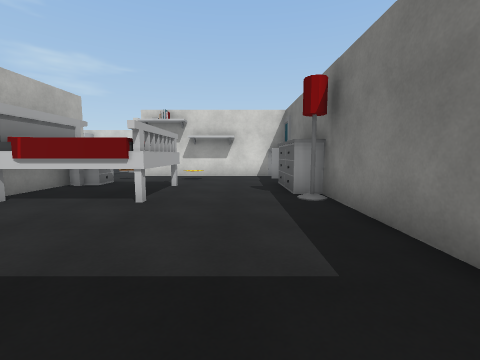
[1] (above)

16 first-person views from a walk through a 3-D level made in the Unity game engine. The camera is 1.3 m above the floor, tilts 6° down and sees 90° across. The floor is counted in squares, 1.34 m on a side. Each view is taken from the middle of a square. On the plan, view 1 faces up. The plan holds only what a view shows up to about 10 squares ahead; the rest is blank. The place goes on beyond the plan. The player is left out. Some animated figures are left out. Some surface patterns are stand-ins.

[2]
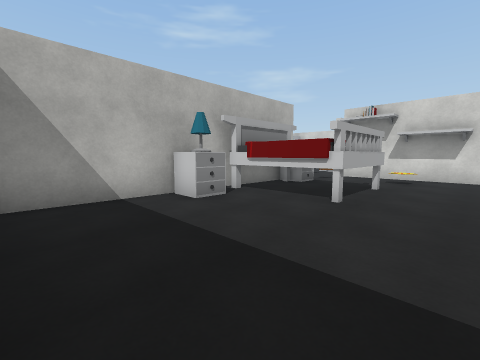

[3]
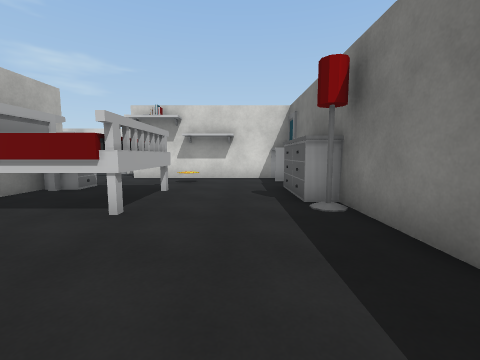

[4]
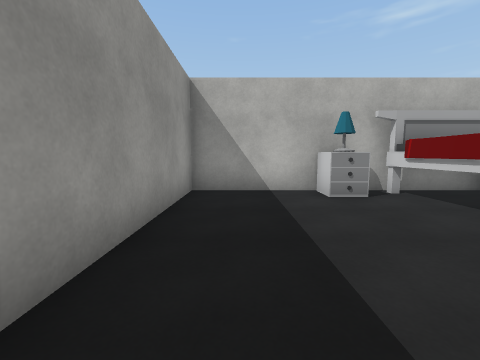

[5]
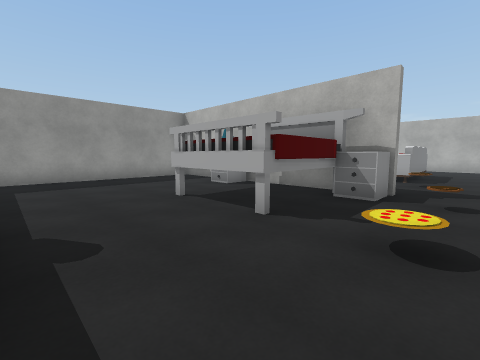

[6]
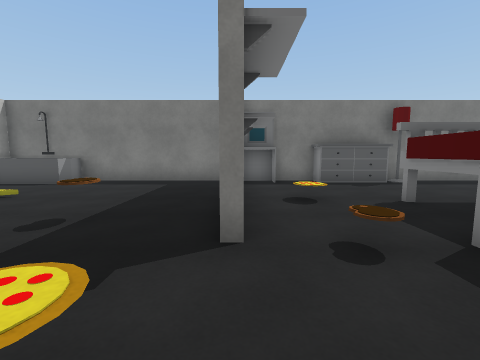

[7]
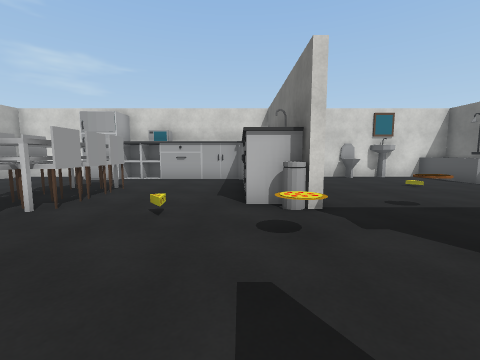

[8]
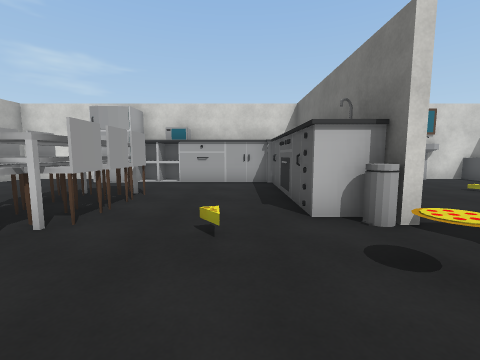

[9]
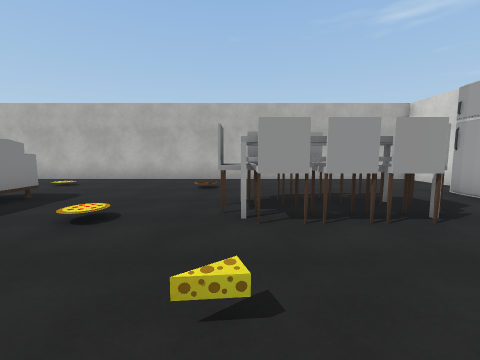

[10]
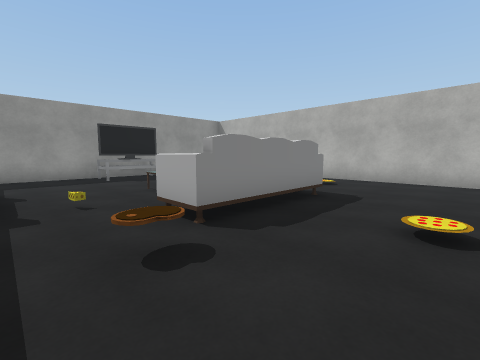

[11]
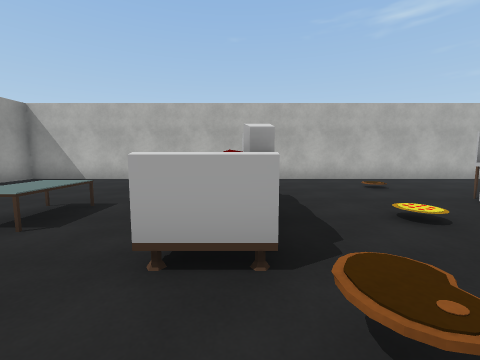

[12]
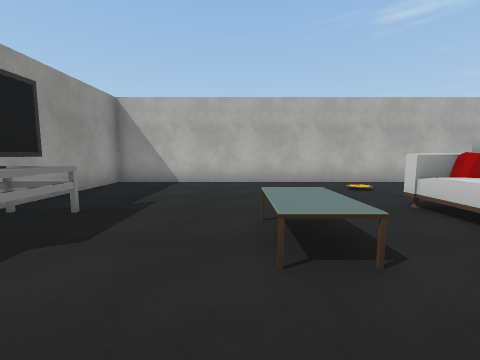

[13]
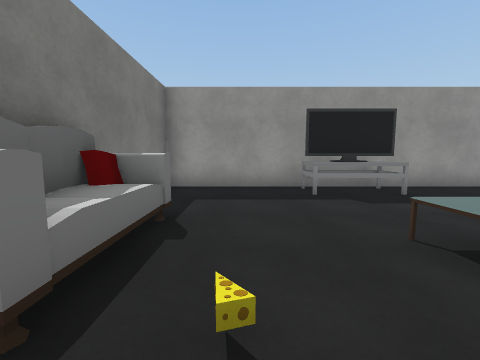

[14]
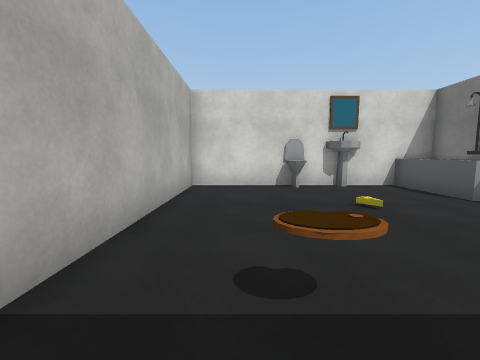

[15]
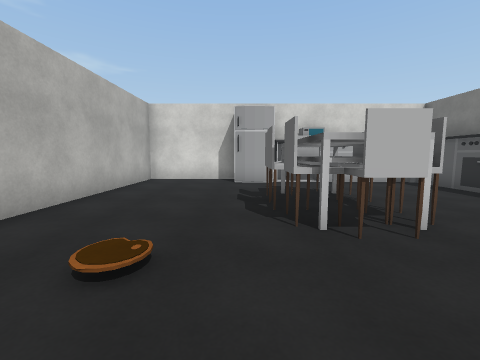

[16]
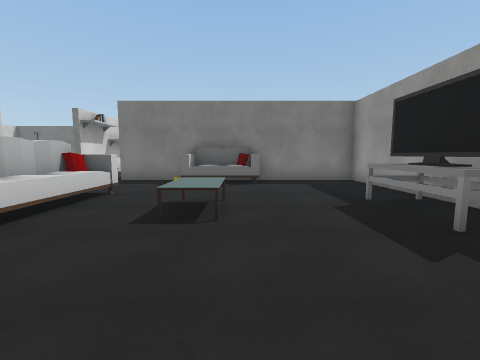

### Floor plan
Points are (right, up) in squares from view 1. A wall is a line through its corners. A room is listed if a view was taken in it or the views show most of it. See-through windows are left out.
Room 1 (views 1, 2, 3, 4, 5)
walls: (-5.5, 3.5) (-5.5, -0.3) (1, -0.3); (-5.5, 7.6) (-5.5, 5.4); (2, 1.9) (2, 5.9); (2, 8.1) (2, 9.6); (1.8, 11) (-4.5, 11)
ways out: opening at (-5, 9) to room 2
objects: lamp (-5, 3) to (-5, 4); bed (-5, 5) to (-2, 7); lamp (2, 5); drawers (2, 7); mirror (2, 10)
Room 2 (views 6, 7, 8, 9, 10, 11, 12, 13, 14, 15, 16)
walls: (-5.5, 8.6) (-5.5, 7.6); (-10.6, 15.4) (-10.6, 13.4); (-5.8, 5.6) (-5.8, 8.6); (-13.1, 19.6) (-16.6, 19.6) (-16.6, -0.3) (-12.6, -0.3); (2, 11.8) (2, 19.6) (-5.6, 19.6); (-9.4, -0.3) (-5.8, -0.3) (-5.8, 3.5)
ways out: opening at (-5, 9) to room 1
objects: fridge (-13, 19) to (-12, 19); other object (-12, 0) to (-10, 0); TV (-12, 1) to (-10, 1); sofa (-12, 7) to (-9, 8); chair (-12, 13) to (-12, 14); chair (-12, 15); table (-11, 5) to (-10, 5); chair (-11, 13); chair (-11, 16); other object (-11, 19) to (-10, 19); chair (-10, 14); chair (-10, 15); other object (-9, 19) to (-8, 19); other object (-8, 9); sofa (-7, 4) to (-6, 6); other object (-7, 14) to (-6, 18); sink (-7, 18) to (-6, 19); other object (-6, 12); other object (-6, 13); drawers (-5, 8); other object (-4, 13) to (-3, 13); toilet (-2, 19); sink (-1, 19); bathtub (1, 17) to (1, 19)

Where each view was taken, in squares from view 1:
view 1: 0 up, 0 right, facing up
view 2: 0 up, 0 right, facing up-left
view 3: 1 up, 0 right, facing up
view 4: 1 up, 1 right, facing left
view 5: 10 up, 1 right, facing down-left
view 6: 11 up, 7 left, facing right
view 7: 9 up, 7 left, facing up
view 8: 10 up, 8 left, facing up
view 9: 13 up, 7 left, facing left
view 10: 11 up, 7 left, facing down-left
view 11: 8 up, 7 left, facing left
view 12: 4 up, 8 left, facing left
view 13: 7 up, 8 left, facing down
view 14: 12 up, 4 left, facing up
view 15: 10 up, 13 left, facing up
view 16: 4 up, 15 left, facing right
